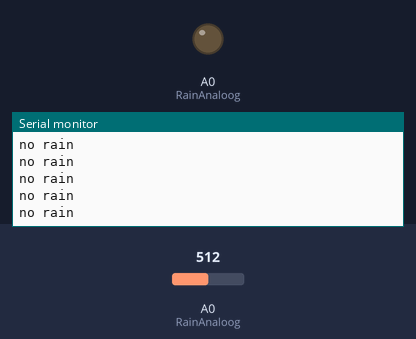
Recording of a sketch running on a simulated Arduino Uno, built with avr-gcc and run on an emulated ATmega328P. On the bench: output pins drawn as LEDs (lit = HIGH), the last lines printed to the serial monitor. The test bench sets the inputs (shaded band); at power-on: A0 (RainAnaloog) = 512.

Above: at 1.2 s.
1.3 s: A0 (RainAnaloog) set to 481
At 1.68 s:
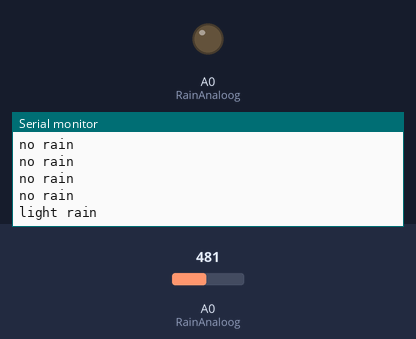
3.5 s: A0 (RainAnaloog) set to 316
At 3.69 s:
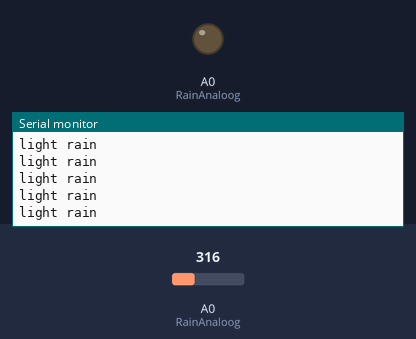
5.0 s: A0 (RainAnaloog) set to 281
At 5.19 s:
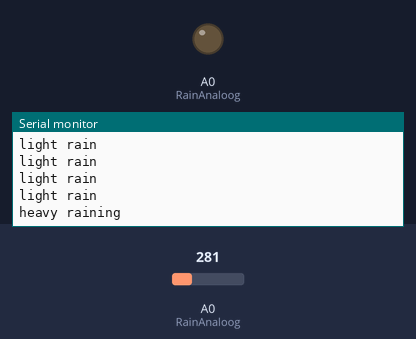

Measured:
- the behaviour switches between 500 and 499 on A0 (RainAnaloog) (found by bisection; images 0 and 1)
- the behaviour switches between 300 and 299 on A0 (RainAnaloog) (found by bisection; images 2 and 3)
- after the input at 1.3 s, the serial monitor: prints a new line after 0.20 s (image 1)
- after the input at 5.0 s, the serial monitor: prints a new line at once (image 3)

The sketch:

regensensor2.ino
```cpp
int RainAnaloog = A0;
int RainDigitalIn = 2;


void setup() {
  Serial.begin(9600);
  pinMode(RainAnaloog, OUTPUT);
}
void loop() {
  // analoge output
  if(analogRead(0)<300) Serial.println("heavy raining");
  else if (analogRead(0)<500) Serial.println("light rain");
  else Serial.println("no rain");


  // // digitale output
  // if digitalRead(3) == HIGH) Serial.println("No Rain detected");
  // else Serial.println("rain detected");
  delay(250);

}
```
